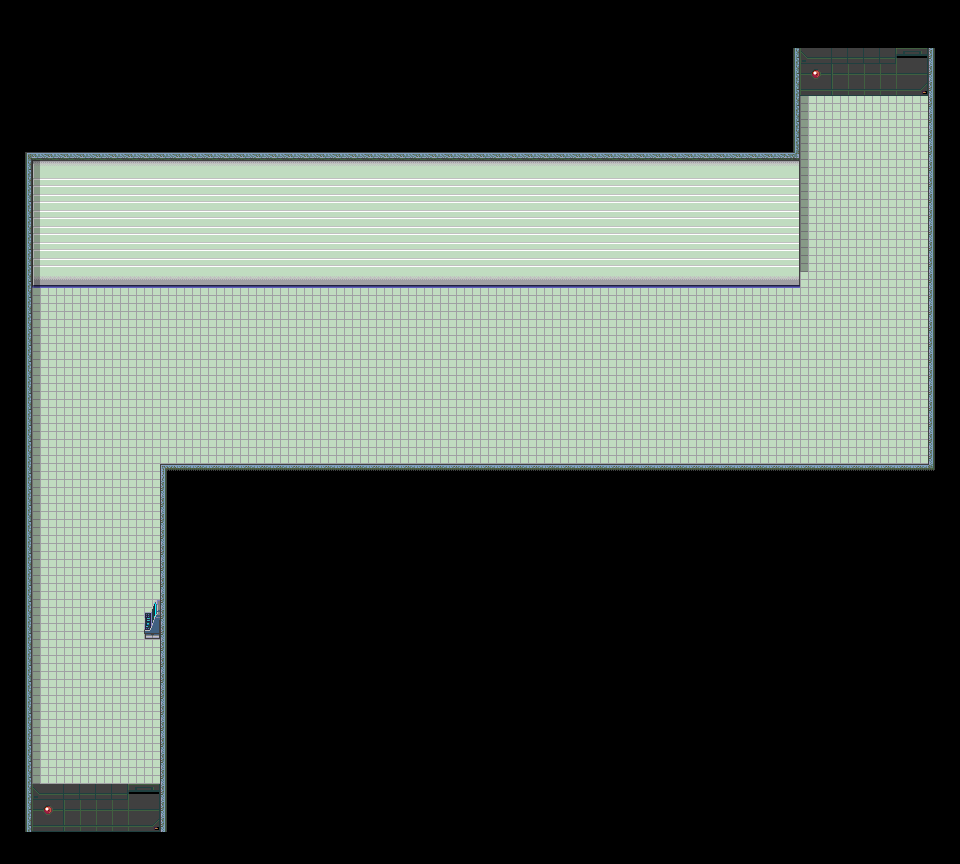

Rendered tile map (Tiled .tmx) drawn with the repository's tilesets; below, a short description and the map source with its tile grids summarised:
An orthogonal 60x54 tile map with 16x16 px tiles, 9 tile layers (Base, MonoShita, MonoChu, CharaUe, ...), 4 tilesets and 14 objects.

<map version="1.0" orientation="orthogonal" renderorder="right-down" width="60" height="54" tilewidth="16" tileheight="16" backgroundcolor="#000000" nextobjectid="19">
 <tileset firstgid="1" name="cyber2" tilewidth="16" tileheight="16" tilecount="480" columns="30">
  <image source="cyber2.png" trans="aa55ff" width="480" height="256" />
 </tileset>
 <tileset firstgid="481" name="cyber" tilewidth="16" tileheight="16" tilecount="480" columns="30">
  <image source="cyber.png" trans="aa55ff" width="480" height="256" />
 </tileset>
 <tileset firstgid="961" name="ed4" tilewidth="16" tileheight="16" tilecount="480" columns="30">
  <image source="ed4.png" trans="aa55ff" width="480" height="256" />
 </tileset>
 <tileset firstgid="1441" name="ST-Sewer-01" tilewidth="16" tileheight="16" tilecount="1504" columns="16">
  <image source="ST-Sewer-01.png" trans="aa55ff" width="256" height="1504" />
 </tileset>
 <layer name="Base" width="60" height="54">
  <properties>
   <property name="z" value="-10" />
  </properties>
  <data>[3240 cells, 1280 non-empty, 10 distinct tile ids]</data>
 </layer>
 <layer name="MonoShita" width="60" height="54">
  <properties>
   <property name="z" value="-10" />
  </properties>
  <data>[3240 cells, 2 non-empty, 2 distinct tile ids]</data>
 </layer>
 <layer name="MonoChu" width="60" height="54">
  <properties>
   <property name="z" value="-10" />
  </properties>
  <data>[3240 cells, 196 non-empty, 9 distinct tile ids]</data>
 </layer>
 <objectgroup name="collision">
  <object id="1" x="0" y="16" width="800" height="272" />
  <object id="2" x="800" y="64" width="128" height="32" />
  <object id="3" x="928" y="16" width="32" height="832" />
  <object id="4" x="160" y="464" width="768" height="368" />
  <object id="5" x="32" y="832" width="128" height="32" />
  <object id="7" x="0" y="288" width="32" height="544" />
  <object id="11" x="144" y="608" width="16" height="32" />
  <object id="12" x="0" y="832" width="528" height="48" />
  <object id="18" x="800" y="48" width="128" height="48" />
 </objectgroup>
 <objectgroup name="event">
  <object id="8" x="176" y="496" width="32" height="32">
   <properties>
    <property name="EventID" value="1" />
    <property name="trigger" value="0" />
   </properties>
  </object>
  <object id="9" x="208" y="496" width="32" height="32">
   <properties>
    <property name="EventID" value="2" />
    <property name="trigger" value="3" />
   </properties>
  </object>
  <object id="10" x="144" y="608" width="16" height="32">
   <properties>
    <property name="EventID" value="3" />
    <property name="trigger" value="2" />
   </properties>
  </object>
  <object id="16" x="32" y="800" width="128" height="32">
   <properties>
    <property name="EventID" value="4" />
    <property name="trigger" value="1" />
   </properties>
  </object>
  <object id="17" x="800" y="256" width="128" height="32">
   <properties>
    <property name="EventID" value="5" />
    <property name="trigger" value="1" />
   </properties>
  </object>
 </objectgroup>
 <layer name="CharaUe" width="60" height="54">
  <data>[3240 cells, 1 non-empty, 1 distinct tile ids]</data>
 </layer>
 <layer name="shadow" width="60" height="54">
  <data>[3240 cells, 53 non-empty, 1 distinct tile ids]</data>
 </layer>
 <layer name="shutterA" width="60" height="54">
  <data>[3240 cells, 24 non-empty, 12 distinct tile ids]</data>
 </layer>
 <layer name="shutterA2" width="60" height="54">
  <data>[3240 cells, 8 non-empty, 4 distinct tile ids]</data>
 </layer>
 <layer name="shutterB" width="60" height="54">
  <data>[3240 cells, 24 non-empty, 12 distinct tile ids]</data>
 </layer>
 <layer name="shutterB2" width="60" height="54">
  <data>[3240 cells, 8 non-empty, 4 distinct tile ids]</data>
 </layer>
</map>
